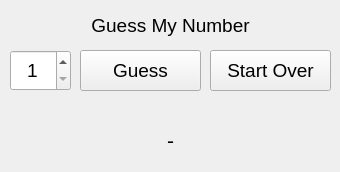
<?xml version="1.0" encoding="UTF-8"?>
<ui version="4.0">
 <class>Widget</class>
 <widget class="QWidget" name="Widget">
  <property name="geometry">
   <rect>
    <x>0</x>
    <y>0</y>
    <width>340</width>
    <height>172</height>
   </rect>
  </property>
  <property name="windowTitle">
   <string>Widget</string>
  </property>
  <widget class="QLabel" name="label">
   <property name="geometry">
    <rect>
     <x>10</x>
     <y>10</y>
     <width>321</width>
     <height>31</height>
    </rect>
   </property>
   <property name="font">
    <font>
     <pointsize>14</pointsize>
    </font>
   </property>
   <property name="text">
    <string>Guess My Number</string>
   </property>
   <property name="alignment">
    <set>Qt::AlignCenter</set>
   </property>
  </widget>
  <widget class="QSpinBox" name="sbNumber">
   <property name="geometry">
    <rect>
     <x>10</x>
     <y>50</y>
     <width>61</width>
     <height>41</height>
    </rect>
   </property>
   <property name="font">
    <font>
     <pointsize>14</pointsize>
    </font>
   </property>
   <property name="alignment">
    <set>Qt::AlignCenter</set>
   </property>
   <property name="minimum">
    <number>1</number>
   </property>
   <property name="maximum">
    <number>10</number>
   </property>
  </widget>
  <widget class="QPushButton" name="btnGuess">
   <property name="geometry">
    <rect>
     <x>80</x>
     <y>50</y>
     <width>121</width>
     <height>41</height>
    </rect>
   </property>
   <property name="font">
    <font>
     <pointsize>14</pointsize>
    </font>
   </property>
   <property name="text">
    <string>Guess</string>
   </property>
  </widget>
  <widget class="QPushButton" name="btnStartOver">
   <property name="geometry">
    <rect>
     <x>210</x>
     <y>50</y>
     <width>121</width>
     <height>41</height>
    </rect>
   </property>
   <property name="font">
    <font>
     <pointsize>14</pointsize>
    </font>
   </property>
   <property name="text">
    <string>Start Over</string>
   </property>
  </widget>
  <widget class="QLabel" name="lblMessage">
   <property name="geometry">
    <rect>
     <x>10</x>
     <y>120</y>
     <width>321</width>
     <height>41</height>
    </rect>
   </property>
   <property name="font">
    <font>
     <pointsize>16</pointsize>
    </font>
   </property>
   <property name="text">
    <string>-</string>
   </property>
   <property name="alignment">
    <set>Qt::AlignCenter</set>
   </property>
  </widget>
 </widget>
 <resources/>
 <connections/>
</ui>
